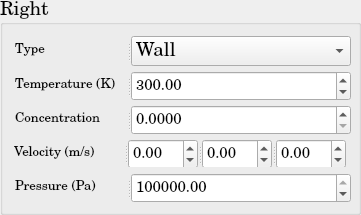
          <widget class="QGroupBox" name="DM_BoundaryCondition_Right">
           <property name="minimumSize">
            <size>
             <width>361</width>
             <height>215</height>
            </size>
           </property>
           <property name="maximumSize">
            <size>
             <width>361</width>
             <height>215</height>
            </size>
           </property>
           <property name="font">
            <font>
             <family>Century Schoolbook L</family>
             <pointsize>14</pointsize>
             <weight>50</weight>
             <bold>false</bold>
            </font>
           </property>
           <property name="title">
            <string>Right</string>
           </property>
           <layout class="QGridLayout" name="gridLayout_38">
            <item row="0" column="0">
             <widget class="QSplitter" name="splitter_86">
              <property name="minimumSize">
               <size>
                <width>338</width>
                <height>30</height>
               </size>
              </property>
              <property name="maximumSize">
               <size>
                <width>334</width>
                <height>30</height>
               </size>
              </property>
              <property name="orientation">
               <enum>Qt::Horizontal</enum>
              </property>
              <widget class="QLabel" name="DM_Type_Right_BC">
               <property name="minimumSize">
                <size>
                 <width>110</width>
                 <height>30</height>
                </size>
               </property>
               <property name="maximumSize">
                <size>
                 <width>110</width>
                 <height>30</height>
                </size>
               </property>
               <property name="text">
                <string>&lt;html&gt;&lt;head/&gt;&lt;body&gt;&lt;p&gt;&lt;span style=&quot; font-size:10pt;&quot;&gt;Type&lt;/span&gt;&lt;/p&gt;&lt;/body&gt;&lt;/html&gt;</string>
               </property>
              </widget>
              <widget class="QComboBox" name="DM_Type_Right_BC_ComboBox">
               <property name="minimumSize">
                <size>
                 <width>220</width>
                 <height>30</height>
                </size>
               </property>
               <property name="maximumSize">
                <size>
                 <width>220</width>
                 <height>30</height>
                </size>
               </property>
               <item>
                <property name="text">
                 <string>Wall</string>
                </property>
               </item>
               <item>
                <property name="text">
                 <string>Inlet</string>
                </property>
               </item>
               <item>
                <property name="text">
                 <string>Outlet</string>
                </property>
               </item>
               <item>
                <property name="text">
                 <string>Neumann</string>
                </property>
               </item>
               <item>
                <property name="text">
                 <string>Dirichlet</string>
                </property>
               </item>
              </widget>
             </widget>
            </item>
            <item row="1" column="0">
             <widget class="QSplitter" name="splitter_87">
              <property name="minimumSize">
               <size>
                <width>338</width>
                <height>30</height>
               </size>
              </property>
              <property name="maximumSize">
               <size>
                <width>334</width>
                <height>30</height>
               </size>
              </property>
              <property name="orientation">
               <enum>Qt::Horizontal</enum>
              </property>
              <widget class="QLabel" name="DM_Temperature_Right_BC">
               <property name="minimumSize">
                <size>
                 <width>110</width>
                 <height>30</height>
                </size>
               </property>
               <property name="maximumSize">
                <size>
                 <width>110</width>
                 <height>30</height>
                </size>
               </property>
               <property name="text">
                <string>&lt;html&gt;&lt;head/&gt;&lt;body&gt;&lt;p&gt;&lt;span style=&quot; font-size:10pt;&quot;&gt;Temperature (K)&lt;/span&gt;&lt;/p&gt;&lt;/body&gt;&lt;/html&gt;</string>
               </property>
              </widget>
              <widget class="QDoubleSpinBox" name="DM_Temperature_Right_BC_doubleSpinBox">
               <property name="minimumSize">
                <size>
                 <width>220</width>
                 <height>30</height>
                </size>
               </property>
               <property name="maximumSize">
                <size>
                 <width>220</width>
                 <height>30</height>
                </size>
               </property>
               <property name="font">
                <font>
                 <pointsize>11</pointsize>
                </font>
               </property>
               <property name="maximum">
                <double>1000000000.000000000000000</double>
               </property>
               <property name="value">
                <double>300.000000000000000</double>
               </property>
              </widget>
             </widget>
            </item>
            <item row="2" column="0">
             <widget class="QSplitter" name="splitter_104">
              <property name="minimumSize">
               <size>
                <width>338</width>
                <height>30</height>
               </size>
              </property>
              <property name="maximumSize">
               <size>
                <width>334</width>
                <height>30</height>
               </size>
              </property>
              <property name="orientation">
               <enum>Qt::Horizontal</enum>
              </property>
              <widget class="QLabel" name="DM_Concentration_Right_BC">
               <property name="minimumSize">
                <size>
                 <width>110</width>
                 <height>30</height>
                </size>
               </property>
               <property name="maximumSize">
                <size>
                 <width>110</width>
                 <height>30</height>
                </size>
               </property>
               <property name="text">
                <string>&lt;html&gt;&lt;head/&gt;&lt;body&gt;&lt;p&gt;&lt;span style=&quot; font-size:10pt;&quot;&gt;Concentration&lt;/span&gt;&lt;/p&gt;&lt;/body&gt;&lt;/html&gt;</string>
               </property>
              </widget>
              <widget class="QDoubleSpinBox" name="DM_Concentration_Right_BC_doubleSpinBox">
               <property name="minimumSize">
                <size>
                 <width>220</width>
                 <height>30</height>
                </size>
               </property>
               <property name="maximumSize">
                <size>
                 <width>220</width>
                 <height>30</height>
                </size>
               </property>
               <property name="font">
                <font>
                 <pointsize>11</pointsize>
                </font>
               </property>
               <property name="decimals">
                <number>4</number>
               </property>
               <property name="maximum">
                <double>1.000000000000000</double>
               </property>
               <property name="singleStep">
                <double>0.010000000000000</double>
               </property>
               <property name="value">
                <double>0.000000000000000</double>
               </property>
              </widget>
             </widget>
            </item>
            <item row="3" column="0">
             <widget class="QSplitter" name="splitter_88">
              <property name="orientation">
               <enum>Qt::Horizontal</enum>
              </property>
              <widget class="QLabel" name="DM_Velocity_Right_BC">
               <property name="minimumSize">
                <size>
                 <width>110</width>
                 <height>30</height>
                </size>
               </property>
               <property name="maximumSize">
                <size>
                 <width>110</width>
                 <height>30</height>
                </size>
               </property>
               <property name="text">
                <string>&lt;html&gt;&lt;head/&gt;&lt;body&gt;&lt;p&gt;&lt;span style=&quot; font-size:10pt;&quot;&gt;Velocity (m/s)&lt;/span&gt;&lt;/p&gt;&lt;/body&gt;&lt;/html&gt;</string>
               </property>
              </widget>
              <widget class="QSplitter" name="splitter_89">
               <property name="minimumSize">
                <size>
                 <width>220</width>
                 <height>30</height>
                </size>
               </property>
               <property name="maximumSize">
                <size>
                 <width>218</width>
                 <height>30</height>
                </size>
               </property>
               <property name="orientation">
                <enum>Qt::Horizontal</enum>
               </property>
               <widget class="QDoubleSpinBox" name="DM_Velocity_1d_Right_BC_doubleSpinBox">
                <property name="minimumSize">
                 <size>
                  <width>68</width>
                  <height>30</height>
                 </size>
                </property>
                <property name="maximumSize">
                 <size>
                  <width>70</width>
                  <height>30</height>
                 </size>
                </property>
                <property name="font">
                 <font>
                  <pointsize>11</pointsize>
                 </font>
                </property>
                <property name="minimum">
                 <double>-1000000000.000000000000000</double>
                </property>
                <property name="maximum">
                 <double>1000000000.000000000000000</double>
                </property>
               </widget>
               <widget class="QDoubleSpinBox" name="DM_Velocity_2d_Right_BC_doubleSpinBox">
                <property name="minimumSize">
                 <size>
                  <width>68</width>
                  <height>30</height>
                 </size>
                </property>
                <property name="maximumSize">
                 <size>
                  <width>70</width>
                  <height>30</height>
                 </size>
                </property>
                <property name="font">
                 <font>
                  <pointsize>11</pointsize>
                 </font>
                </property>
                <property name="minimum">
                 <double>-1000000000.000000000000000</double>
                </property>
                <property name="maximum">
                 <double>1000000000.000000000000000</double>
                </property>
               </widget>
               <widget class="QDoubleSpinBox" name="DM_Velocity_3d_Right_BC_doubleSpinBox">
                <property name="minimumSize">
                 <size>
                  <width>68</width>
                  <height>30</height>
                 </size>
                </property>
                <property name="maximumSize">
                 <size>
                  <width>70</width>
                  <height>30</height>
                 </size>
                </property>
                <property name="font">
                 <font>
                  <pointsize>11</pointsize>
                 </font>
                </property>
                <property name="minimum">
                 <double>-1000000000.000000000000000</double>
                </property>
                <property name="maximum">
                 <double>1000000000.000000000000000</double>
                </property>
               </widget>
              </widget>
             </widget>
            </item>
            <item row="4" column="0">
             <widget class="QSplitter" name="splitter_90">
              <property name="minimumSize">
               <size>
                <width>338</width>
                <height>30</height>
               </size>
              </property>
              <property name="maximumSize">
               <size>
                <width>334</width>
                <height>30</height>
               </size>
              </property>
              <property name="orientation">
               <enum>Qt::Horizontal</enum>
              </property>
              <widget class="QLabel" name="DM_Pressure_Right_BC">
               <property name="minimumSize">
                <size>
                 <width>110</width>
                 <height>30</height>
                </size>
               </property>
               <property name="maximumSize">
                <size>
                 <width>110</width>
                 <height>30</height>
                </size>
               </property>
               <property name="text">
                <string>&lt;html&gt;&lt;head/&gt;&lt;body&gt;&lt;p&gt;&lt;span style=&quot; font-size:10pt;&quot;&gt;Pressure (Pa)&lt;/span&gt;&lt;/p&gt;&lt;/body&gt;&lt;/html&gt;</string>
               </property>
              </widget>
              <widget class="QDoubleSpinBox" name="DM_Pressure_Right_BC_doubleSpinBox">
               <property name="minimumSize">
                <size>
                 <width>220</width>
                 <height>30</height>
                </size>
               </property>
               <property name="maximumSize">
                <size>
                 <width>220</width>
                 <height>30</height>
                </size>
               </property>
               <property name="font">
                <font>
                 <pointsize>11</pointsize>
                </font>
               </property>
               <property name="maximum">
                <double>1000000000.000000000000000</double>
               </property>
               <property name="value">
                <double>100000.000000000000000</double>
               </property>
              </widget>
             </widget>
            </item>
           </layout>
          </widget>
